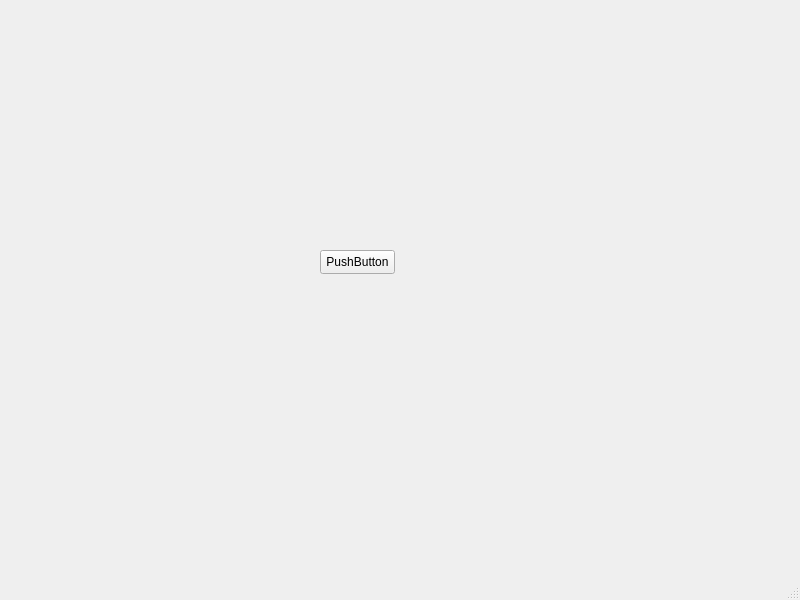
<?xml version="1.0" encoding="UTF-8"?>
<ui version="4.0">
 <class>PremierInterface</class>
 <widget class="QMainWindow" name="PremierInterface">
  <property name="geometry">
   <rect>
    <x>0</x>
    <y>0</y>
    <width>800</width>
    <height>600</height>
   </rect>
  </property>
  <property name="windowTitle">
   <string>MainWindow</string>
  </property>
  <widget class="QWidget" name="centralwidget">
   <widget class="QPushButton" name="pushButton">
    <property name="geometry">
     <rect>
      <x>320</x>
      <y>250</y>
      <width>75</width>
      <height>24</height>
     </rect>
    </property>
    <property name="text">
     <string>PushButton</string>
    </property>
   </widget>
  </widget>
  <widget class="QMenuBar" name="menubar">
   <property name="geometry">
    <rect>
     <x>0</x>
     <y>0</y>
     <width>800</width>
     <height>22</height>
    </rect>
   </property>
  </widget>
  <widget class="QStatusBar" name="statusbar"/>
 </widget>
 <resources/>
 <connections/>
</ui>
